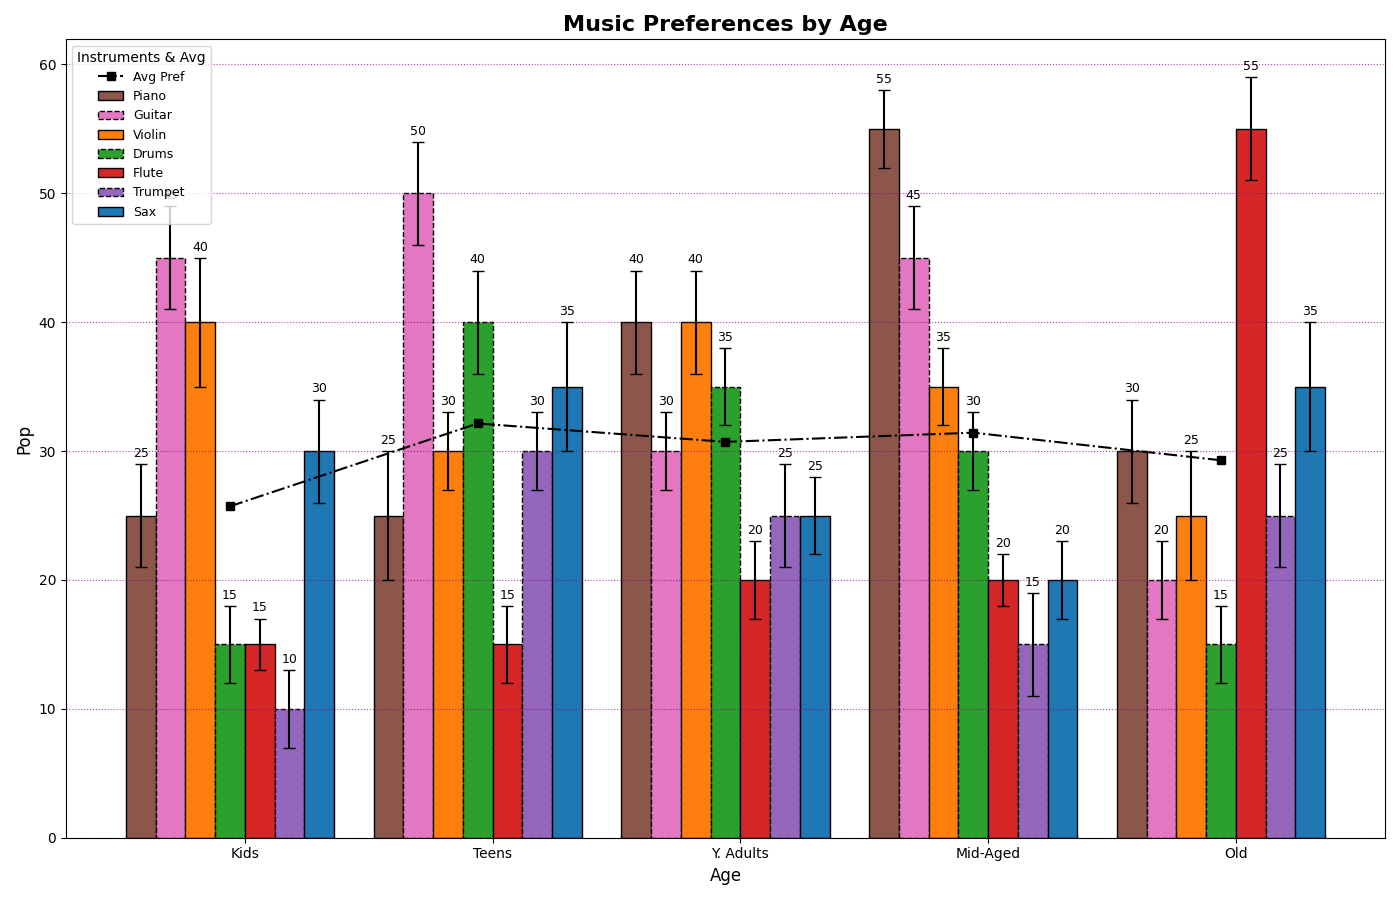

Reproduce this figure in Python.
import matplotlib.pyplot as plt
import numpy as np

age_grps = ['Kids', 'Teens', 'Y. Adults', 'Mid-Aged', 'Old']
instruments = ['Piano', 'Guitar', 'Violin', 'Drums', 'Flute', 'Trumpet', 'Sax']

preferences = np.array([
    [25, 45, 40, 15, 15, 10, 30],
    [25, 50, 30, 40, 15, 30, 35],
    [40, 30, 40, 35, 20, 25, 25],
    [55, 45, 35, 30, 20, 15, 20],
    [30, 20, 25, 15, 55, 25, 35]
])

std_devs = np.array([
    [4, 4, 5, 3, 2, 3, 4],
    [5, 4, 3, 4, 3, 3, 5],
    [4, 3, 4, 3, 3, 4, 3],
    [3, 4, 3, 3, 2, 4, 3],
    [4, 3, 5, 3, 4, 4, 5]
])

fig, ax = plt.subplots(figsize=(14, 9))

bar_width = 0.12
indices = np.arange(len(age_grps))

# Manually shuffled colors
colors = ['#8c564b', '#e377c2', '#ff7f0e', '#2ca02c', '#d62728', '#9467bd', '#1f77b4']

for i, instrument in enumerate(instruments):
    bar = ax.bar(
        indices + i * bar_width, 
        preferences[:, i], 
        width=bar_width, 
        yerr=std_devs[:, i], 
        label=instrument, 
        color=colors[i],
        capsize=4,
        edgecolor='k',
        linestyle='-' if i % 2 == 0 else '--'
    )
    ax.bar_label(bar, label_type='edge', padding=3, fontsize=9)

ax.set_xlabel('Age', fontsize=12)
ax.set_ylabel('Pop', fontsize=12)
ax.set_title('Music Preferences by Age', fontsize=16, fontweight='bold')
ax.set_xticks(indices + bar_width * (len(instruments) / 2))
ax.set_xticklabels(age_grps, fontsize=10)

average_preferences = preferences.mean(axis=1)
ax.plot(indices + bar_width * (len(instruments) / 2 - 0.5), average_preferences, label='Avg Pref', color='black', linestyle='-.', marker='s')

ax.legend(title='Instruments & Avg', fontsize=9, loc='upper left')

ax.yaxis.grid(True, linestyle=':', which='major', color='purple', alpha=0.7)

plt.tight_layout()
plt.show()
